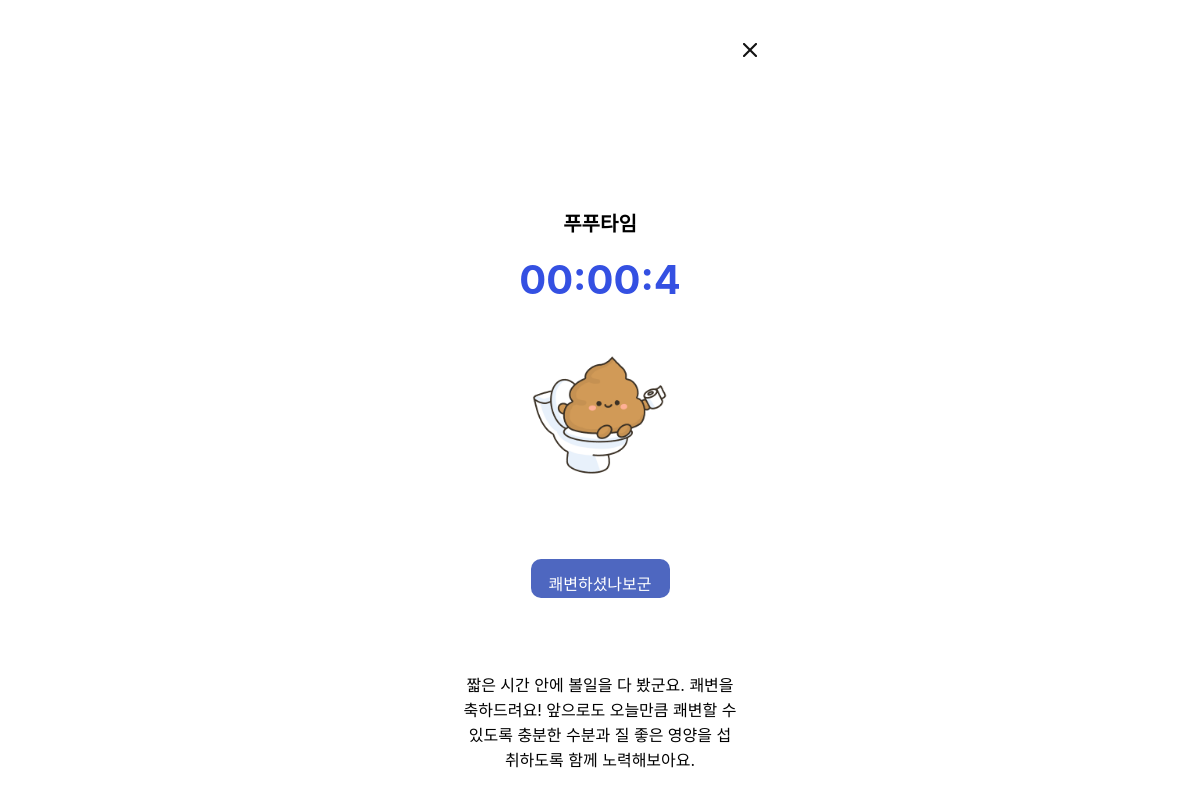
The app's page /detail/69 with its own data.
### recordApp/models.py (models this page shows)
class Post(models.Model):
    date = models.DateTimeField(auto_now_add = True)
    hour = models.IntegerField(null=True)
    minute = models.IntegerField(null=True)
    sec = models.IntegerField(null=True)

### recordApp/views.py (the view)
# urls.py: path('detail/<int:time_id>', record_views.detail, name='detail')
def detail(request, time_id):
    post_detail = get_object_or_404(Post, pk=time_id)
    return render(request, 'detail.html',{'post':post_detail})

### recordApp/templates/detail.html (shortened to what this page needs)
{% load static %}
<!DOCTYPE html>
<html lang="en">
    <head>
        <link href="{% static 'css/detail.css' %}" rel="stylesheet" type="text/css" />
    </head>
    <body>
        <div class='bigbox'>
            <a href="{%url 'home' %}">
                <img id='x' src="{% static 'img/x.png' %}"/>
            </a>
            <h1>푸푸타임</h1>
            {% if post.sec <= 5 %}
            <h2 style="color: #3450E2;">0{{post.hour}}:0{{post.minute}}:{{post.sec}}</h2>
            <div>
                <img src="{% static 'img/p1.png' %}">
                <br>
                <span style="background-color: #4E67C0;" >쾌변하셨나보군요!</span>
                <p>
                    짧은 시간 안에 볼일을 다 봤군요.
                    쾌변을 축하드려요!
                    앞으로도 오늘만큼 쾌변할 수 있도록
                    충분한 수분과 질 좋은 영양을 섭취하도록
                    함께 노력해보아요.
                </p>
            </div>
            {%endif%}
        </div>
    </body>
</html>

### static/css/detail.css (style rules this page uses)
html { height: 100%; }
body { max-width: 375px; max-height: 1185px; height: 100%; text-align: center; margin: 0 auto; }
h1 { width: 74px; height: 24px; margin: 0 auto; margin-top: 40%; font-family: 'Inter'; font-style: normal; font-weight: 600; font-size: 20px; line-height: 24px; color: #000000; }
h2 { font-weight: bold; margin: 0 auto; margin-top: 20px; width: 168px; height: 48px; font-family: 'Inter'; font-size: 40px; line-height: 48px; color: #000000; }
img { margin: 0 auto; width: 200px; height: 200px; display: block; }
span { display: block; width: 115px; height: 15px; margin: 0 auto; margin-top: 10%; padding: 12px; text-align: center; background: #4E67C0; border-radius: 10px; color: white; }
p { width: 273px; height: 119px; margin: 0 auto; margin-top: 20%; font-family: 'Inter'; font-style: normal; font-weight: 400; font-size: 16px; line-height: 25px; text-align: center; color: #000000; }
#x { padding-left: 80%; padding-top: 10%; width: 24px; height: 24px; left: 321px; top: 37px; }

### records on screen
Post: hour "0", minute "0", sec "4"
